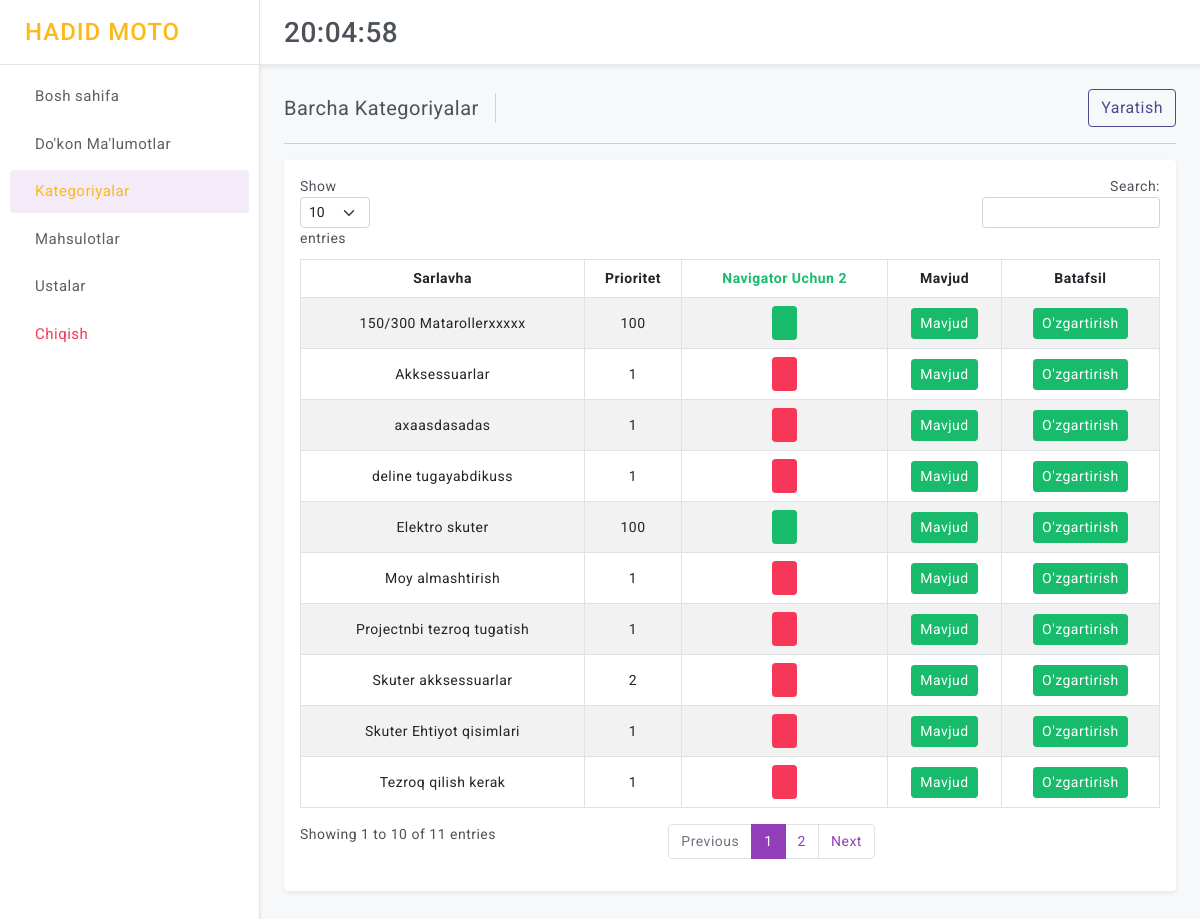
The page /sklad/categories/ (signed in) on the database its author committed.
### control/models.py (models this page shows, shortened)
class Category(models.Model):
    title = models.CharField(max_length=250)
    priority = models.IntegerField(default=0)
    slug = models.CharField(max_length=250, default="")
    nav = models.BooleanField(default=False) # False bosa popular emas True bo'lsa popular
    available = models.BooleanField(default=True) # False bosa o'chgan
    is_active = models.BooleanField(default=True) # False bosa bloklangan
    class Meta:
        ordering = ('-priority',)

### control/views.py (the view)
# urls.py: path("categories/", views.control_categories_all, name="control_categories_all"),
@login_required(login_url='login')
def control_categories_all(request):
    categories = Category.objects.filter(available=True)
    nav_categories = Category.objects.filter(available=True, is_active=True)
    navactive = 0
    for i in categories:
        if i.nav == True:
            navactive += 1
    context = {
        "base": base_context(request=request),
        "categories":categories,
        "navactive":navactive
    }
    return render(request, "control/categories/all.html", context)

### control/views.py (called while the page is built)
def base_context(request):
    try:
        code = request.build_absolute_uri().split('?')[1]
    except:
        code = None
    context = {
        "code": code
    }
    return context

### templates/control/categories/all.html (shortened to what this page needs)
{% extends 'control/base.html' %}
{% load static %}
      {% block page_title %}Barcha Kategoriyalar{% endblock page_title %}
      {% block add %}
      <div class="ms-auto d-block">
        <div class="btn-group">
          <a href="{% url 'control_category_add' %}" class="btn btn-outline-primary d-block">Yaratish</a>
        </div>
      </div>
      {% endblock add %}
    {% block content %}
          <div class="card">
              <div class="card-body">
                  <div class="table-responsive">
                      <table id="example" class="table table-striped table-bordered" style="width:100%">
                          <thead>
                              <tr class="text-center">
                                  <th>Sarlavha</th>
                                  <th>Prioritet</th>
                                  {% if navactive == 2 %}
                                    <th class="text-success">Navigator Uchun 2</th>
                                  {% else %}
                                    <th class="text-danger">Navigator Uchun kam</th>
                                  {% endif %}
                                  <th>Mavjud</th>
                                  <th>Batafsil</th>
                              </tr>
                          </thead>
                          <tbody>
                              {% for category in categories %}
                              <tr style="vertical-align: middle; text-align:center">
                                  <td>{{ category.title }}</td>
                                  <td>{{ category.priority }}</td>
                                  {% if category.nav == True %}
                                  <td><a type="disabled" class="btn btn-success btn-sm"></a></td>
                                  {% else %}
                                  <td><a type="disabled" class="btn btn-danger btn-sm"></a></td>
                                  {% endif %}
                                  {% if category.is_active %}
                                  <td><a type="disabled" class="btn btn-success btn-sm"> Mavjud </a></td>
                                  {% else %}
                                  <td><a type="disabled" class="btn btn-danger btn-sm"> Mavjud emas </a></td>
                                  {% endif %}
                                  <td><a href="{% url 'control_category_detail' category.id %}" class="btn btn-success btn-sm"> O'zgartirish </a></td>
                              </tr>
                              {% endfor %}
                          </tbody>
                      </table>
                  </div>
              </div>
          </div>
    {% endblock content %}

### core/static/control/assets/css/style.css (style rules this page uses)
body { color: #4c5258; font-size: 14px; letter-spacing: .5px; background-color: #f7f8fa; overflow-x: hidden; font-family: Roboto, sans-serif; }
a { text-decoration: none; }
::placeholder { opacity: 0.5 !important; }
.table-responsive { white-space: nowrap; }

### templates/control/base.html (style rules this page uses)
.table-responsive { overflow-x: hidden; }

### rows shown on the page
Category: title "150/300 Matarollerxxxxx", priority "100", nav True (drawn), is_active "Mavjud"
Category: title "Elektro skuter", priority "100", nav True (drawn), is_active "Mavjud"
Category: title "Skuter akksessuarlar", priority "2", nav False (drawn), is_active "Mavjud"
Category: title "Skuter Ehtiyot qisimlari", priority "1", nav False (drawn), is_active "Mavjud"
Category: title "Akksessuarlar", priority "1", nav False (drawn), is_active "Mavjud"
Category: title "Moy almashtirish", priority "1", nav False (drawn), is_active "Mavjud"
Category: title "Projectnbi tezroq tugatish", priority "1", nav False (drawn), is_active "Mavjud"
Category: title "deline tugayabdikuss", priority "1", nav False (drawn), is_active "Mavjud"
Category: title "Tezroq qilish kerak", priority "1", nav False (drawn), is_active "Mavjud"
Category: title "axaasdasadas", priority "1", nav False (drawn), is_active "Mavjud"
